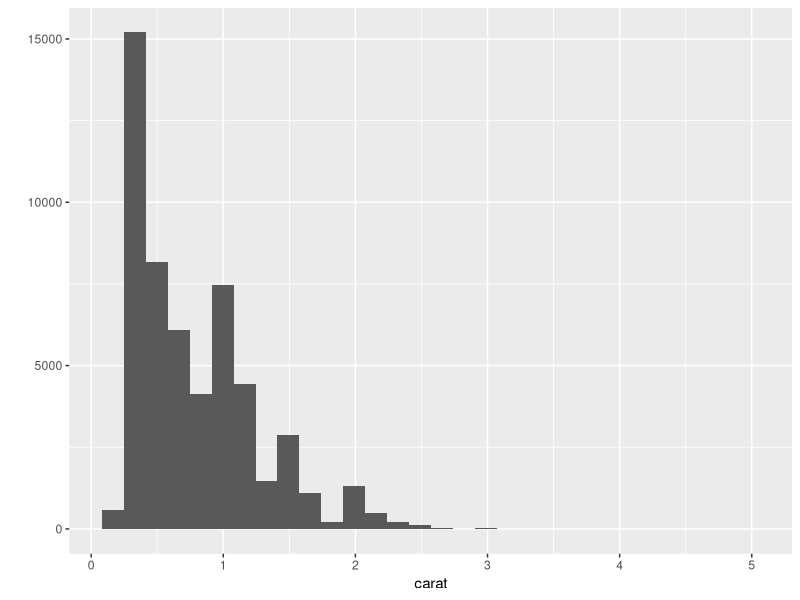
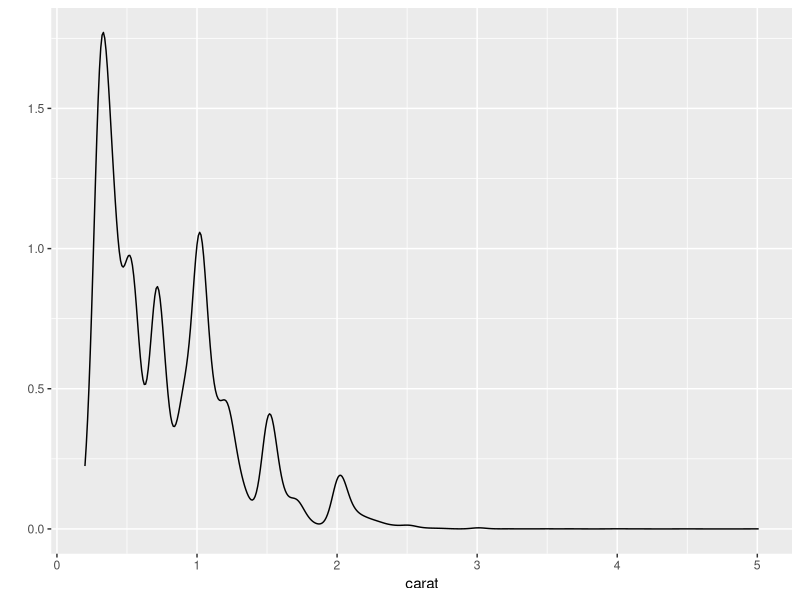
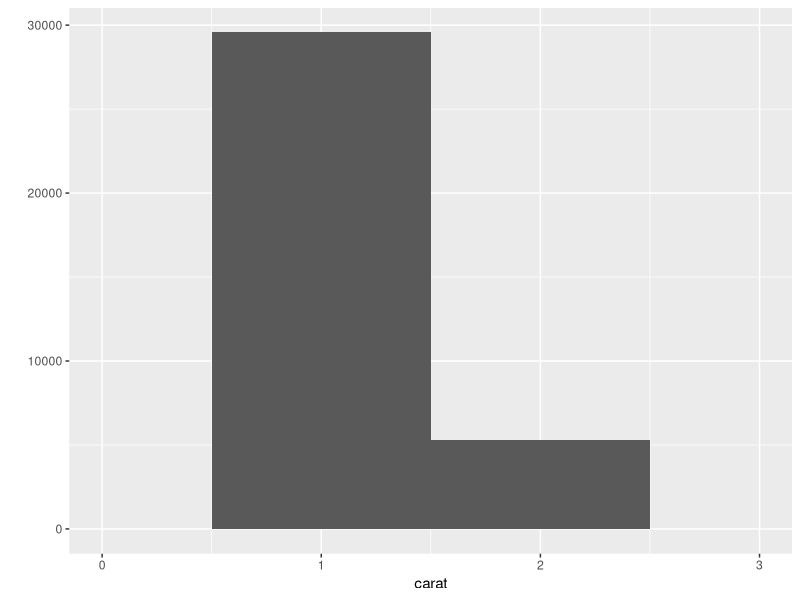
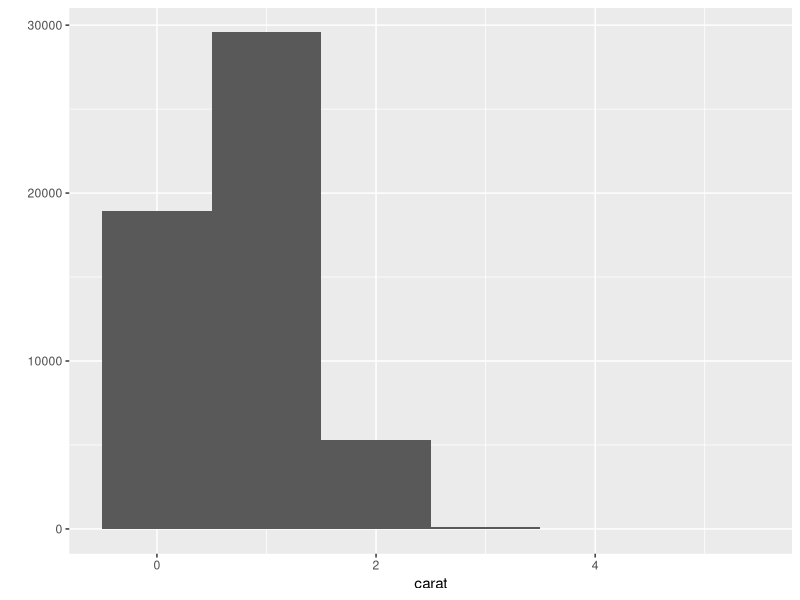
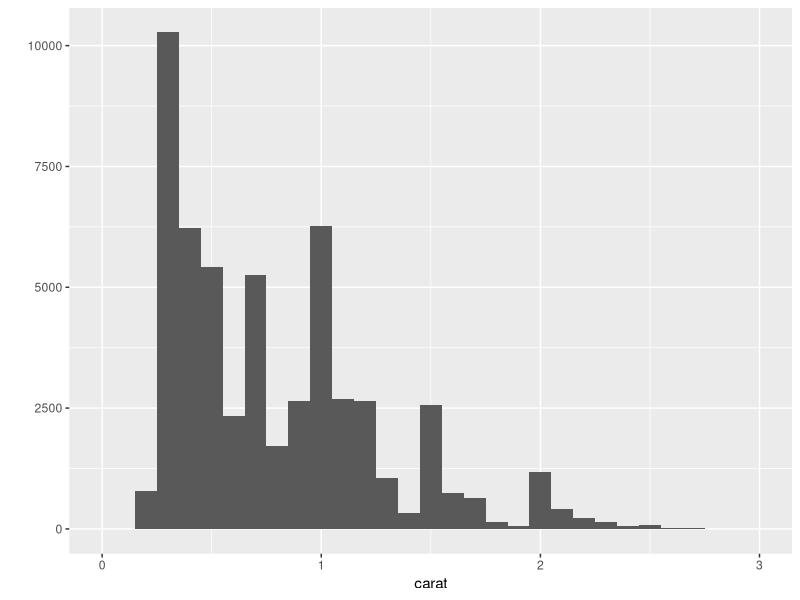
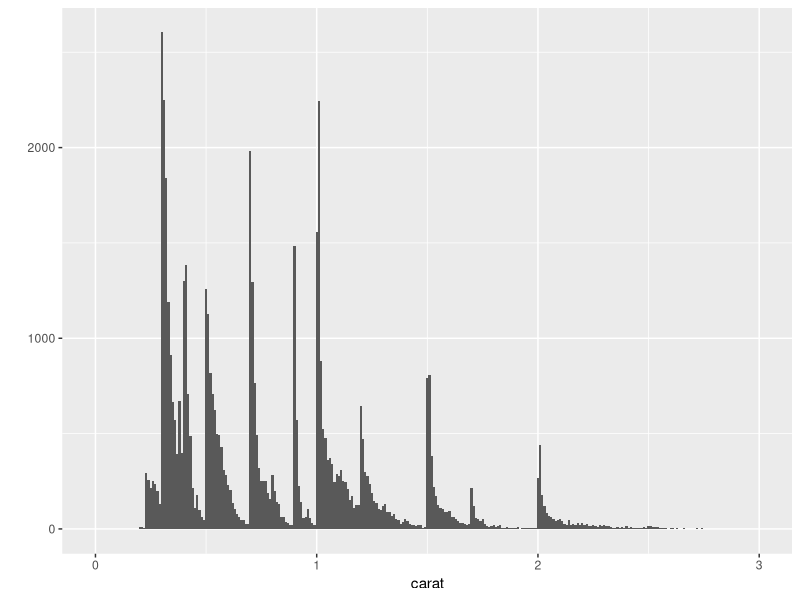
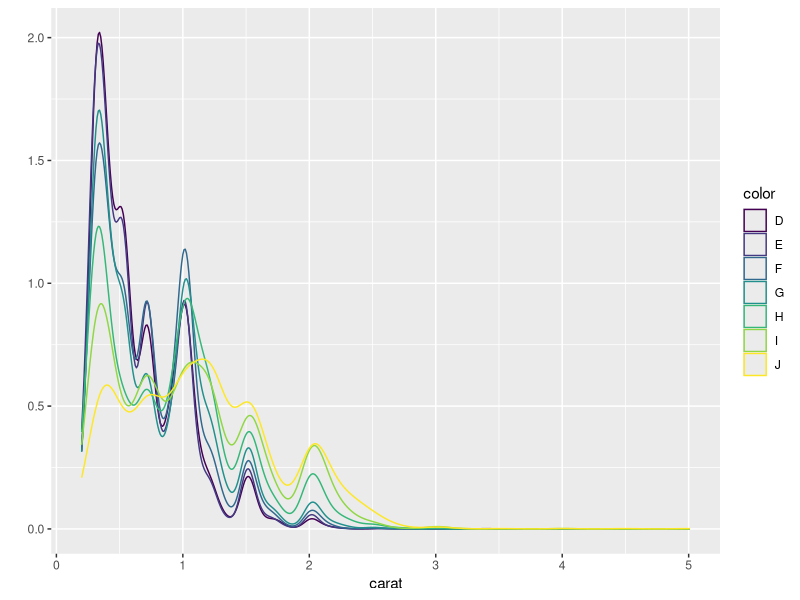
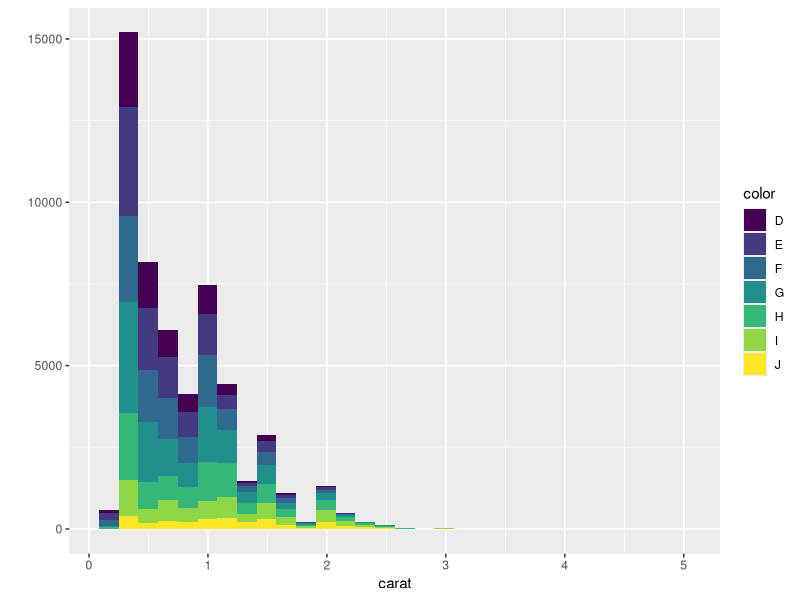

Here is the R script that generated these plots, in order: (Note: this script raises an error after producing the figures.)
#! /usr/bin/Rscript --vanilla
############################################
### File:	hist_density.R
### Author:	Blanca A. Vargas-Govea
### Email:	blanca.vg@gmail.com
### Date:	28-Oct-2010
### Data:	diamonds.tab,diamondstoy.tab
############################################
library(ggplot2)
library(proto)

# http://stattrek.com/AP-Statistics-1/Histogram.aspx
# Histogram and density plots show the distribution of a single variable.
# They provide more information about the distribution of a single group than
# boxplots do, but it is harder to compare many groups 

data(diamonds)
# Using a reduced sample
set.seed(1410) # Make the sample reproducible
dsmall <- diamonds[sample(nrow(diamonds), 100), ]

# histogram
qplot(carat, data = diamonds, geom = "histogram")
ggsave(file = "../figures/histogram.png")

# density
qplot(carat, data = diamonds, geom = "density")
ggsave(file = "../figures/density.png")

# binwidth argument controls the amount of smoothing by setting the bin size
qplot(carat, data = diamonds, geom = "histogram", binwidth = 1,
xlim = c(0,3))
ggsave(file = "../figures/binwidth1d0.png")

# without xlim
qplot(carat, data = diamonds, geom = "histogram", binwidth = 1)
ggsave(file = "../figures/binwidth1_sx.png")

qplot(carat, data = diamonds, geom = "histogram", binwidth = 0.1,
xlim = c(0,3))
ggsave(file = "../figures/binwidthd1.png")

qplot(carat, data = diamonds, geom = "histogram", binwidth = 0.01,
xlim = c(0,3))
ggsave(file = "../figures/binwidthd01.png")

# To compare the distributions of different subgroups, just add an aesthetic mapping.
# Mapping a categorical variable to an aesthetic will automatically split up the 
# geom by that variable, so these commands instruct qplot() to draw a density plot
# and histogram for each level of diamond colour.

qplot(carat, data = diamonds, geom = "density", colour = color)
ggsave(file = "../figures/densitycolour.png")

qplot(carat, data = diamonds, geom = "histogram", fill = color)
ggsave(file = "../figures/histfill.png")

# Bar charts
# The bar geom counts the number of instances of each class so that you don’t need to tabulate your values beforehand, as with barchart in base R. If the data has already been tabulated or if you’d like to tabulate class members in some other way, such as by summing up a continuous variable, you can use the weight geom. 

# simple bar chart of diamond colour
qplot(color, data = diamonds, geom = "bar")
ggsave(file = "../figures/barchart.png")

# bar chart of diamond colour weighted by carat
qplot(color, data = diamonds, geom = "bar", weight = carat) +
scale_y_continuous("carat")
ggsave(file = "../figures/barchartweight.png")



dev.off()
q(status=1)
